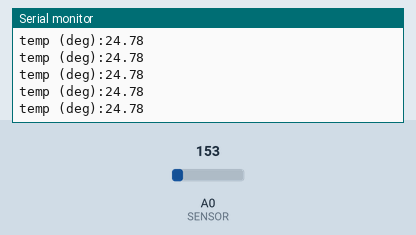
Recording of a sketch running on a simulated Arduino Uno, built with avr-gcc and run on an emulated ATmega328P. Parts: the last lines printed to the serial monitor. The inputs (shaded band) are chosen by the test bench; at power-on: A0 (SENSOR) = 153.

Above: at 1.2 s.
1.3 s: A0 (SENSOR) set to 165
At 1.31 s:
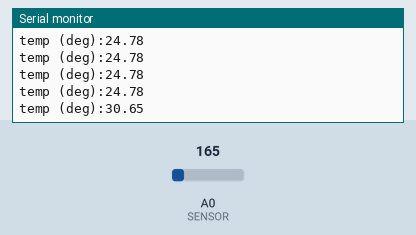
2.8 s: A0 (SENSOR) set to 175
At 2.82 s:
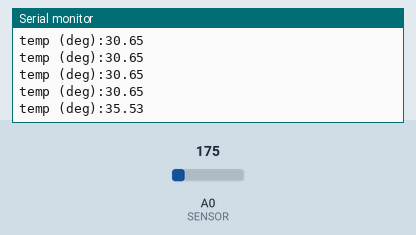
Timing chart, 0 to 5.8 s (numbered marks = the images above; inputs shaded):
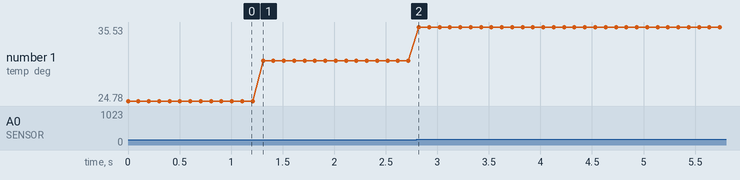

Measured:
- after the input at 1.3 s, the serial monitor: prints a new line at once (image 1)
- after the input at 2.8 s, the serial monitor: prints a new line at once (image 2)
- plotted number 1: 24.78 → 30.65 after the input at 1.3 s, 30.65 → 35.53 after the input at 2.8 s

The sketch:

temperature.ino
```cpp
// TMP 36 temperature sensor
//
// Look up: RTD.
//
// To work, they use thermistors[1] internally,
// but they manage to have a linear out/voltage relation.
//
// To work with this specific one:
// T(°C) = [(Vout in mV) - 500] / 10
//
// [1]: https://en.wikipedia.org/wiki/Thermistor
const int SENSOR = A0;

// Arduino gives us the voltage between 0 and 5v,
// being it a number between 0 and 1023.
float temperature() {
  int arduino_value = analogRead(SENSOR);
  float voltage_mv = arduino_value * 5.0 / 1023.0 * 1000.0;
  return (voltage_mv - 500) / 10;
}

void setup() {
  Serial.begin(9600);
}

void loop() {
  float current = temperature();
  Serial.print("temp (deg):");
  Serial.println(current);

  delay(100);
}
```
